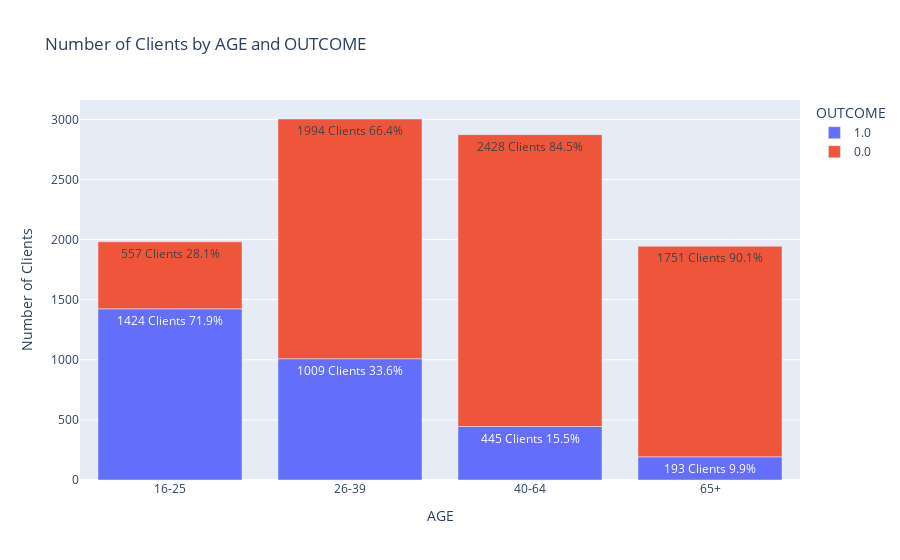

Notebook code for this chart:
### Code cell
plot_bars('AGE')

### Figure 1 — Plotly figure (JSON) as saved in the notebook; plotly's stock layout.template omitted (floating-point values rounded to 4 significant figures)
{"data": [{"hovertemplate": "OUTCOME=1.0<br>AGE=%{x}<br>Number of Clients=%{y}<br>label_text=%{text}<extra></extra>", "legendgroup": "1.0", "marker": {"color": "#636efa", "pattern": {"shape": ""}}, "name": "1.0", "orientation": "v", "showlegend": true, "text": ["1424 Clients\n71.9%", "1009 Clients\n33.6%", "445 Clients\n15.5%", "193 Clients\n9.9%"], "textposition": "auto", "type": "bar", "x": ["16-25", "26-39", "40-64", "65+"], "xaxis": "x", "y": [1424, 1009, 445, 193], "yaxis": "y"}, {"hovertemplate": "OUTCOME=0.0<br>AGE=%{x}<br>Number of Clients=%{y}<br>label_text=%{text}<extra></extra>", "legendgroup": "0.0", "marker": {"color": "#EF553B", "pattern": {"shape": ""}}, "name": "0.0", "orientation": "v", "showlegend": true, "text": ["557 Clients\n28.1%", "1994 Clients\n66.4%", "2428 Clients\n84.5%", "1751 Clients\n90.1%"], "textposition": "auto", "type": "bar", "x": ["16-25", "26-39", "40-64", "65+"], "xaxis": "x", "y": [557, 1994, 2428, 1751], "yaxis": "y"}], "layout": {"barmode": "relative", "legend": {"title": {"text": "OUTCOME"}, "tracegroupgap": 0}, "title": {"text": "Number of Clients by AGE and OUTCOME"}, "xaxis": {"anchor": "y", "domain": [0, 1], "title": {"text": "AGE"}}, "yaxis": {"anchor": "x", "domain": [0, 1], "title": {"text": "Number of Clients"}}}}
